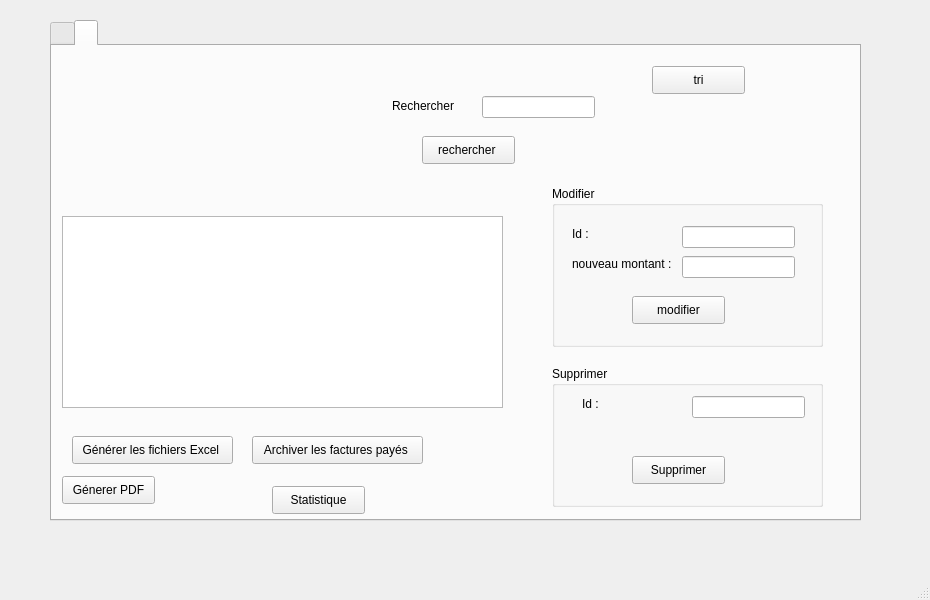
<?xml version="1.0" encoding="UTF-8"?>
<ui version="4.0">
 <class>MainWindow</class>
 <widget class="QMainWindow" name="MainWindow">
  <property name="geometry">
   <rect>
    <x>0</x>
    <y>0</y>
    <width>930</width>
    <height>600</height>
   </rect>
  </property>
  <property name="windowTitle">
   <string>MainWindow</string>
  </property>
  <widget class="QWidget" name="centralwidget">
   <widget class="QTabWidget" name="tabWidget">
    <property name="geometry">
     <rect>
      <x>50</x>
      <y>20</y>
      <width>811</width>
      <height>501</height>
     </rect>
    </property>
    <property name="currentIndex">
     <number>1</number>
    </property>
    <widget class="QWidget" name="tabWidgetPage1">
     <attribute name="title">
      <string/>
     </attribute>
     <widget class="QLabel" name="label">
      <property name="geometry">
       <rect>
        <x>220</x>
        <y>60</y>
        <width>191</width>
        <height>61</height>
       </rect>
      </property>
      <property name="text">
       <string>&lt;html&gt;&lt;head/&gt;&lt;body&gt;&lt;p&gt;&lt;span style=&quot; font-size:14pt;&quot;&gt;Ajouter Facture&lt;/span&gt;&lt;/p&gt;&lt;/body&gt;&lt;/html&gt;</string>
      </property>
     </widget>
     <widget class="QLabel" name="label_2">
      <property name="geometry">
       <rect>
        <x>70</x>
        <y>170</y>
        <width>56</width>
        <height>16</height>
       </rect>
      </property>
      <property name="text">
       <string>Montant</string>
      </property>
     </widget>
     <widget class="QPushButton" name="pushButton">
      <property name="geometry">
       <rect>
        <x>320</x>
        <y>240</y>
        <width>101</width>
        <height>28</height>
       </rect>
      </property>
      <property name="text">
       <string>Ajouter Facture</string>
      </property>
     </widget>
     <widget class="QLineEdit" name="lineEdit_4">
      <property name="geometry">
       <rect>
        <x>160</x>
        <y>170</y>
        <width>281</width>
        <height>22</height>
       </rect>
      </property>
      <property name="text">
       <string/>
      </property>
     </widget>
     <widget class="QLineEdit" name="lineEdit_2">
      <property name="geometry">
       <rect>
        <x>160</x>
        <y>210</y>
        <width>271</width>
        <height>22</height>
       </rect>
      </property>
     </widget>
     <widget class="QLabel" name="label_7">
      <property name="geometry">
       <rect>
        <x>70</x>
        <y>220</y>
        <width>56</width>
        <height>16</height>
       </rect>
      </property>
      <property name="text">
       <string>id</string>
      </property>
     </widget>
    </widget>
    <widget class="QWidget" name="tabWidgetPage2">
     <attribute name="title">
      <string/>
     </attribute>
     <widget class="QTableView" name="tableView">
      <property name="geometry">
       <rect>
        <x>10</x>
        <y>170</y>
        <width>441</width>
        <height>192</height>
       </rect>
      </property>
     </widget>
     <widget class="QLineEdit" name="rechercher">
      <property name="geometry">
       <rect>
        <x>430</x>
        <y>50</y>
        <width>113</width>
        <height>22</height>
       </rect>
      </property>
     </widget>
     <widget class="QLabel" name="label_3">
      <property name="geometry">
       <rect>
        <x>340</x>
        <y>50</y>
        <width>71</width>
        <height>20</height>
       </rect>
      </property>
      <property name="text">
       <string>Rechercher</string>
      </property>
     </widget>
     <widget class="QPushButton" name="pushButton_2">
      <property name="geometry">
       <rect>
        <x>10</x>
        <y>430</y>
        <width>93</width>
        <height>28</height>
       </rect>
      </property>
      <property name="text">
       <string>Génerer PDF</string>
      </property>
     </widget>
     <widget class="QPushButton" name="pushButton_3">
      <property name="geometry">
       <rect>
        <x>20</x>
        <y>390</y>
        <width>161</width>
        <height>28</height>
       </rect>
      </property>
      <property name="text">
       <string>Générer les fichiers Excel </string>
      </property>
     </widget>
     <widget class="QPushButton" name="pushButton_4">
      <property name="geometry">
       <rect>
        <x>200</x>
        <y>390</y>
        <width>171</width>
        <height>28</height>
       </rect>
      </property>
      <property name="text">
       <string>Archiver les factures payés </string>
      </property>
     </widget>
     <widget class="QGroupBox" name="groupBox_2">
      <property name="geometry">
       <rect>
        <x>500</x>
        <y>140</y>
        <width>271</width>
        <height>161</height>
       </rect>
      </property>
      <property name="title">
       <string>Modifier</string>
      </property>
      <widget class="QLineEdit" name="lineEdit_id_facture">
       <property name="geometry">
        <rect>
         <x>130</x>
         <y>40</y>
         <width>113</width>
         <height>22</height>
        </rect>
       </property>
      </widget>
      <widget class="QLabel" name="label_4">
       <property name="geometry">
        <rect>
         <x>20</x>
         <y>40</y>
         <width>56</width>
         <height>16</height>
        </rect>
       </property>
       <property name="text">
        <string>Id :</string>
       </property>
      </widget>
      <widget class="QLabel" name="label_5">
       <property name="geometry">
        <rect>
         <x>20</x>
         <y>70</y>
         <width>101</width>
         <height>16</height>
        </rect>
       </property>
       <property name="text">
        <string>nouveau montant :</string>
       </property>
      </widget>
      <widget class="QPushButton" name="pushButton_5">
       <property name="geometry">
        <rect>
         <x>80</x>
         <y>110</y>
         <width>93</width>
         <height>28</height>
        </rect>
       </property>
       <property name="text">
        <string>modifier</string>
       </property>
      </widget>
      <widget class="QLineEdit" name="lineEdit_montant">
       <property name="geometry">
        <rect>
         <x>130</x>
         <y>70</y>
         <width>113</width>
         <height>22</height>
        </rect>
       </property>
      </widget>
     </widget>
     <widget class="QGroupBox" name="groupBox_3">
      <property name="geometry">
       <rect>
        <x>500</x>
        <y>320</y>
        <width>271</width>
        <height>141</height>
       </rect>
      </property>
      <property name="title">
       <string>Supprimer</string>
      </property>
      <widget class="QLineEdit" name="lineEdit_3">
       <property name="geometry">
        <rect>
         <x>140</x>
         <y>30</y>
         <width>113</width>
         <height>22</height>
        </rect>
       </property>
      </widget>
      <widget class="QLabel" name="label_6">
       <property name="geometry">
        <rect>
         <x>30</x>
         <y>30</y>
         <width>56</width>
         <height>16</height>
        </rect>
       </property>
       <property name="text">
        <string>Id :</string>
       </property>
      </widget>
      <widget class="QPushButton" name="pushButton_6">
       <property name="geometry">
        <rect>
         <x>80</x>
         <y>90</y>
         <width>93</width>
         <height>28</height>
        </rect>
       </property>
       <property name="text">
        <string>Supprimer</string>
       </property>
      </widget>
     </widget>
     <widget class="QPushButton" name="pushButton_7">
      <property name="geometry">
       <rect>
        <x>600</x>
        <y>20</y>
        <width>93</width>
        <height>28</height>
       </rect>
      </property>
      <property name="text">
       <string>tri</string>
      </property>
     </widget>
     <widget class="QPushButton" name="pushButton_8">
      <property name="geometry">
       <rect>
        <x>370</x>
        <y>90</y>
        <width>93</width>
        <height>28</height>
       </rect>
      </property>
      <property name="text">
       <string>rechercher </string>
      </property>
     </widget>
     <widget class="QPushButton" name="pushButton_9">
      <property name="geometry">
       <rect>
        <x>220</x>
        <y>440</y>
        <width>93</width>
        <height>28</height>
       </rect>
      </property>
      <property name="text">
       <string>Statistique</string>
      </property>
     </widget>
    </widget>
   </widget>
  </widget>
  <widget class="QMenuBar" name="menubar">
   <property name="geometry">
    <rect>
     <x>0</x>
     <y>0</y>
     <width>930</width>
     <height>26</height>
    </rect>
   </property>
  </widget>
  <widget class="QStatusBar" name="statusbar"/>
 </widget>
 <resources/>
 <connections/>
</ui>
